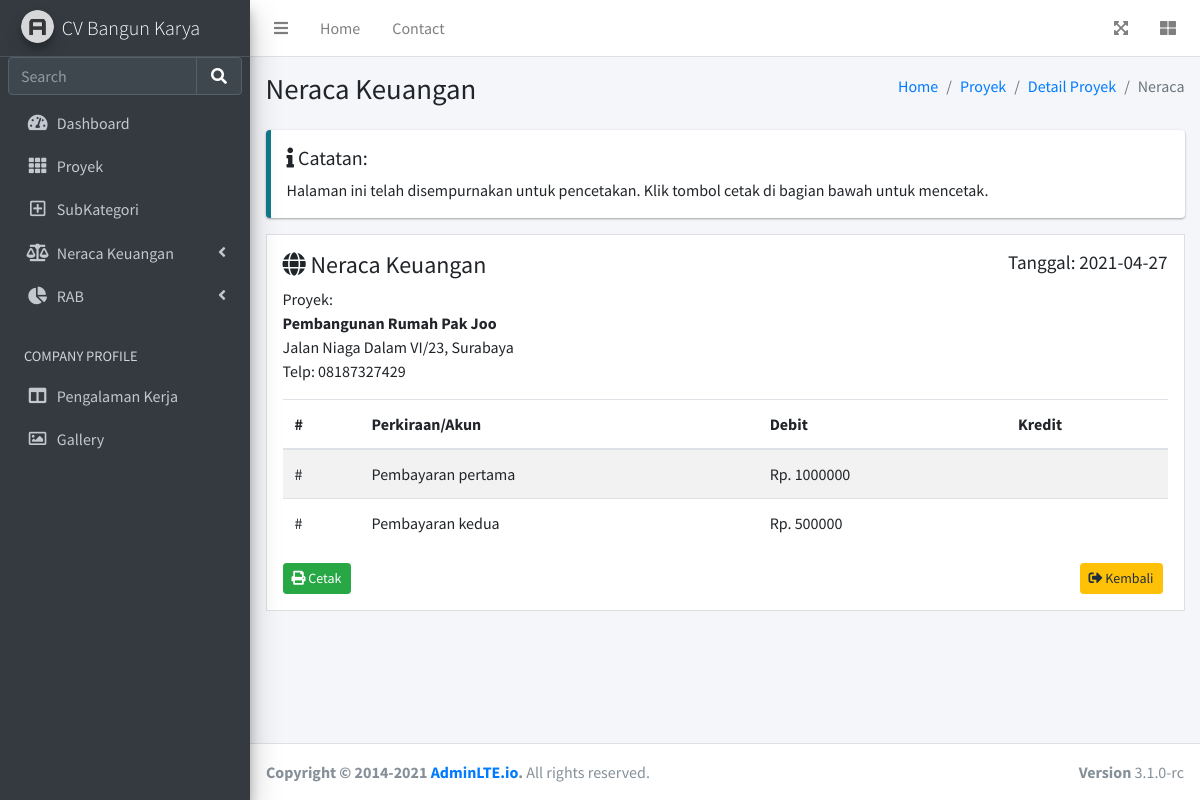
Before: /proyek/neraca/1 with the older database file.
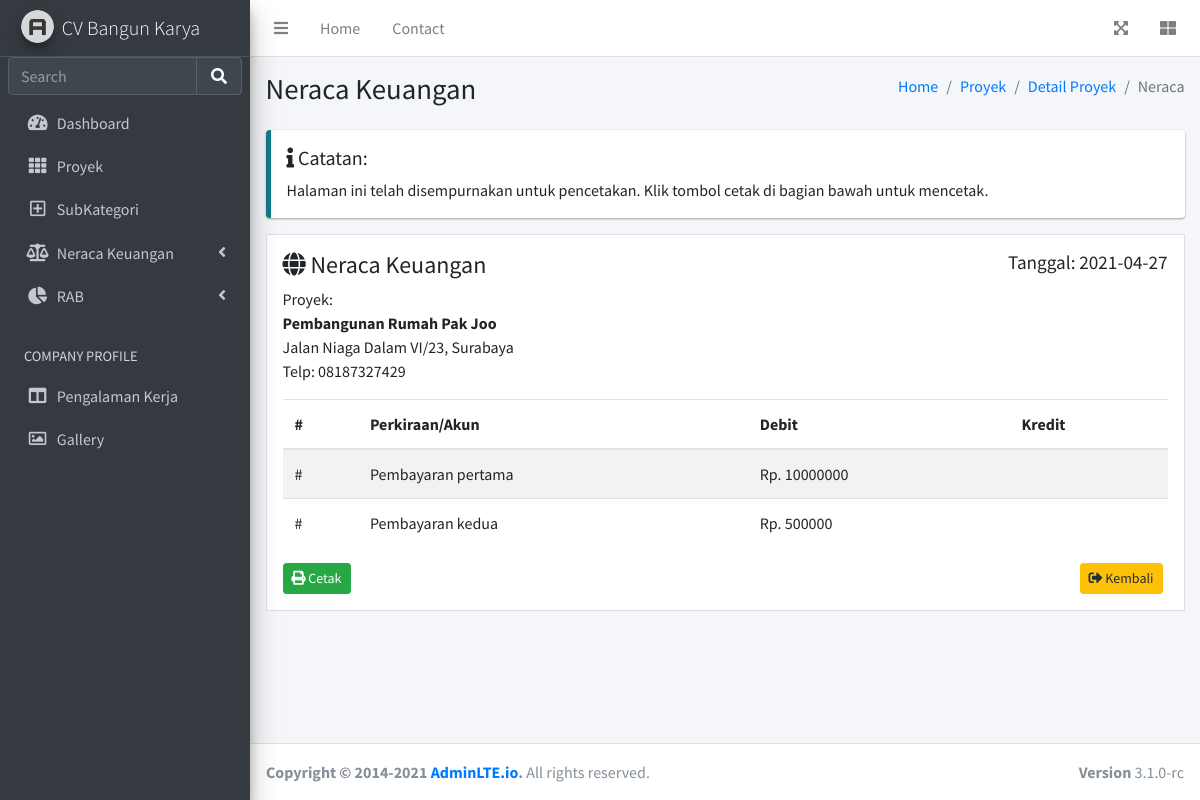
After: the same page with the newer database file.
### app.py (models this page shows)
class Pemasukan(db.Model):
    id = db.Column(db.Integer, primary_key=True)
    nama_proyek = db.Column(db.String(100), nullable=False)
    tanggal = db.Column(db.String(20), nullable=False)
    subkategori = db.Column(db.String(100), nullable=False)
    deskripsi = db.Column(db.String(100), nullable=False)
    jumlah = db.Column(db.String(50), nullable=False)
    bukti = db.Column(db.String(200), nullable=True)
    date_created = db.Column(db.DateTime, default=datetime.utcnow)

### app.py (the view)
@app.route('/proyek/neraca/<int:id>')
def neraca(id):
    tgl = date.today()
    tasks = Proyek.query.get_or_404(id)
    pemasukan = Pemasukan.query.filter_by(nama_proyek=tasks.nama_proyek).all()
    return render_template('proyek/neraca.html', proyek = tasks, tanggal = tgl, pemasukans = pemasukan)

### templates/proyek/neraca.html (shortened to what this page needs)
{% extends 'base.html' %}
{% block body %}
<div class="content-wrapper">
    <section class="content-header">
      <div class="container-fluid">
        <div class="row mb-2">
          <div class="col-sm-6">
            <h1>Neraca Keuangan</h1>
          </div>
          <div class="col-sm-6">
            <ol class="breadcrumb float-sm-right">
              <li class="breadcrumb-item"><a href="/">Home</a></li>
              <li class="breadcrumb-item"><a href="/proyek">Proyek</a></li>
              <li class="breadcrumb-item"><a href="/proyek/{{ proyek.id }}">Detail Proyek</a></li>
              <li class="breadcrumb-item active">Neraca</li>
            </ol>
          </div>
        </div>
      </div>
    </section>
    <section class="content">
      <div class="container-fluid">
        <div class="row">
          <div class="col-12">
            <div class="callout callout-info">
              <h5><i class="fas fa-info"></i> Catatan:</h5>
              Halaman ini telah disempurnakan untuk pencetakan. Klik tombol cetak di bagian bawah untuk mencetak.
            </div>
            <div class="invoice p-3 mb-3">
              <div class="row">
                <div class="col-12">
                  <h4>
                    <i class="fas fa-globe"></i> Neraca Keuangan
                    <small class="float-right">Tanggal: {{ tanggal }}</small>
                  </h4>
                </div>
              </div>
              <div class="row invoice-info">
                <div class="col-sm-4 invoice-col">
                  Proyek:
                  <address>
                    <strong>{{ proyek.nama_proyek }}</strong><br>
                    {{ proyek.lokasi }}<br>
                    Telp: {{ proyek.no_hp }}<br>
                  </address>
                </div>
                <div class="col-sm-4 invoice-col">
                </div>
                <div class="col-sm-4 invoice-col">
                </div>
              </div>
              <div class="row">
                <div class="col-12 table-responsive">
                  <table class="table table-striped">
                    <thead>
                    <tr>
                      <th>#</th>
                      <th>Perkiraan/Akun</th>
                      <th>Debit</th>
                      <th>Kredit</th>
                    </tr>
                    </thead>
                    <tbody>
                    {% for pemasukan in pemasukans %}
                    <tr>
                      <td>#</td>
                      <td>{{ pemasukan.deskripsi }}</td>
                      <td>Rp. {{ pemasukan.jumlah }}</td>
                      <td></td>
                    </tr>
                    {% endfor %}
                    </tbody>
                  </table>
                </div>
              </div>
              <div class="row no-print">
                <div class="col-12">
                  <a href="/proyek/neraca/print/{{ proyek.id }}" rel="noopener" target="_blank" class="btn btn-sm btn-success"><i class="fas fa-print"></i> Cetak</a>
                  <a href="/proyek/{{ proyek.id }}" type="button" class="btn btn-warning float-right btn-sm" style="margin-right: 5px;">
                    <i class="fas fa-sign-out-alt"></i> Kembali
                  </a>
                </div>
              </div>
            </div>
          </div>
        </div>
      </div>
    </section>
  </div>
{% endblock %}

Changed rows visible on the page:
changed Pemasukan "Pembayaran pertama": jumlah "1000000" → "10000000"
